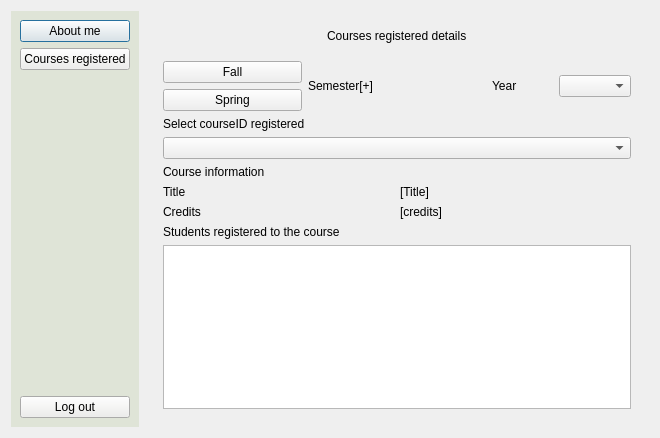
<?xml version="1.0" encoding="UTF-8"?>
<ui version="4.0">
 <class>Student</class>
 <widget class="QDialog" name="Student">
  <property name="geometry">
   <rect>
    <x>0</x>
    <y>0</y>
    <width>660</width>
    <height>438</height>
   </rect>
  </property>
  <property name="windowTitle">
   <string>Student - Login System</string>
  </property>
  <layout class="QGridLayout" name="gridLayout_2">
   <item row="0" column="0">
    <layout class="QHBoxLayout" name="horizontalLayout_6">
     <item>
      <widget class="QFrame" name="frame">
       <property name="styleSheet">
        <string notr="true">background-color: rgb(223, 228, 215);</string>
       </property>
       <layout class="QVBoxLayout" name="tab">
        <item>
         <widget class="QPushButton" name="aboutMeButton">
          <property name="styleSheet">
           <string notr="true">background-color: rgb(238, 238, 236);</string>
          </property>
          <property name="text">
           <string>About me</string>
          </property>
         </widget>
        </item>
        <item>
         <widget class="QPushButton" name="coursesButton">
          <property name="styleSheet">
           <string notr="true">background-color: rgb(238, 238, 236);</string>
          </property>
          <property name="text">
           <string>Courses registered</string>
          </property>
         </widget>
        </item>
        <item>
         <spacer name="verticalSpacer">
          <property name="orientation">
           <enum>Qt::Vertical</enum>
          </property>
          <property name="sizeHint" stdset="0">
           <size>
            <width>20</width>
            <height>40</height>
           </size>
          </property>
         </spacer>
        </item>
        <item>
         <widget class="QPushButton" name="logOutButton">
          <property name="styleSheet">
           <string notr="true">background-color: rgb(238, 238, 236);</string>
          </property>
          <property name="text">
           <string>Log out</string>
          </property>
         </widget>
        </item>
       </layout>
      </widget>
     </item>
     <item>
      <widget class="QStackedWidget" name="stackedWidget">
       <property name="styleSheet">
        <string notr="true"/>
       </property>
       <property name="currentIndex">
        <number>1</number>
       </property>
       <widget class="QWidget" name="aboutMePage">
        <layout class="QGridLayout" name="gridLayout">
         <item row="0" column="0">
          <layout class="QVBoxLayout" name="addCourseWindow">
           <item>
            <layout class="QVBoxLayout" name="verticalLayout_4">
             <item>
              <layout class="QVBoxLayout" name="verticalLayout_3">
               <item alignment="Qt::AlignHCenter">
                <widget class="QLabel" name="label_5">
                 <property name="styleSheet">
                  <string notr="true">font: 16pt &quot;Ubuntu Condensed&quot;;</string>
                 </property>
                 <property name="text">
                  <string>My information</string>
                 </property>
                </widget>
               </item>
               <item>
                <layout class="QVBoxLayout" name="verticalLayout_2">
                 <item>
                  <layout class="QHBoxLayout" name="horizontalLayout">
                   <item>
                    <widget class="QLabel" name="label">
                     <property name="text">
                      <string>ID</string>
                     </property>
                    </widget>
                   </item>
                   <item>
                    <widget class="QLabel" name="id_label">
                     <property name="text">
                      <string>[ID]</string>
                     </property>
                    </widget>
                   </item>
                  </layout>
                 </item>
                 <item>
                  <layout class="QHBoxLayout" name="horizontalLayout_2">
                   <item>
                    <widget class="QLabel" name="label_2">
                     <property name="text">
                      <string>Name</string>
                     </property>
                    </widget>
                   </item>
                   <item>
                    <widget class="QLabel" name="name_label">
                     <property name="text">
                      <string>[Name]</string>
                     </property>
                    </widget>
                   </item>
                  </layout>
                 </item>
                 <item>
                  <layout class="QHBoxLayout" name="horizontalLayout_3">
                   <item>
                    <widget class="QLabel" name="label_3">
                     <property name="text">
                      <string>Department</string>
                     </property>
                    </widget>
                   </item>
                   <item>
                    <widget class="QLabel" name="dept_label">
                     <property name="text">
                      <string>[Department]</string>
                     </property>
                    </widget>
                   </item>
                  </layout>
                 </item>
                 <item>
                  <layout class="QHBoxLayout" name="horizontalLayout_4">
                   <item>
                    <widget class="QLabel" name="label_4">
                     <property name="text">
                      <string>Total credits</string>
                     </property>
                    </widget>
                   </item>
                   <item>
                    <widget class="QLabel" name="credits_label">
                     <property name="text">
                      <string>[TotalCredits]</string>
                     </property>
                    </widget>
                   </item>
                  </layout>
                 </item>
                 <item>
                  <layout class="QHBoxLayout" name="horizontalLayout_42">
                   <item>
                    <widget class="QLabel" name="label_53">
                     <property name="text">
                      <string>CGPA</string>
                     </property>
                    </widget>
                   </item>
                   <item>
                    <widget class="QLabel" name="cgpa_label">
                     <property name="text">
                      <string>[CGPA]</string>
                     </property>
                    </widget>
                   </item>
                  </layout>
                 </item>
                </layout>
               </item>
              </layout>
             </item>
            </layout>
           </item>
           <item>
            <layout class="QVBoxLayout" name="verticalLayout_7">
             <item>
              <widget class="QWidget" name="widget_2" native="true">
               <layout class="QGridLayout" name="gridLayout_3">
                <item row="0" column="0">
                 <layout class="QVBoxLayout" name="verticalLayout_6">
                  <item alignment="Qt::AlignHCenter">
                   <widget class="QLabel" name="label_7">
                    <property name="styleSheet">
                     <string notr="true">font: 16pt &quot;Ubuntu Condensed&quot;;</string>
                    </property>
                    <property name="text">
                     <string>Update my info</string>
                    </property>
                   </widget>
                  </item>
                  <item>
                   <layout class="QVBoxLayout" name="verticalLayout_5">
                    <item>
                     <layout class="QHBoxLayout" name="horizontalLayout_5">
                      <item>
                       <widget class="QLabel" name="label_6">
                        <property name="text">
                         <string>Name</string>
                        </property>
                       </widget>
                      </item>
                      <item>
                       <widget class="QLineEdit" name="updateNameLineEdit"/>
                      </item>
                     </layout>
                    </item>
                    <item>
                     <layout class="QHBoxLayout" name="horizontalLayout_39">
                      <item>
                       <widget class="QLabel" name="label_8">
                        <property name="text">
                         <string>New password</string>
                        </property>
                       </widget>
                      </item>
                      <item>
                       <widget class="QLineEdit" name="updatePwdLineEdit"/>
                      </item>
                     </layout>
                    </item>
                   </layout>
                  </item>
                 </layout>
                </item>
                <item row="1" column="0">
                 <widget class="QPushButton" name="updateButton">
                  <property name="text">
                   <string>Update</string>
                  </property>
                 </widget>
                </item>
               </layout>
              </widget>
             </item>
            </layout>
           </item>
          </layout>
         </item>
        </layout>
       </widget>
       <widget class="QWidget" name="coursesRegisterdPage">
        <layout class="QGridLayout" name="gridLayout_4">
         <item row="0" column="1">
          <widget class="QWidget" name="widget_3" native="true">
           <layout class="QGridLayout" name="gridLayout_10">
            <item row="0" column="0">
             <layout class="QVBoxLayout" name="verticalLayout_8">
              <item alignment="Qt::AlignHCenter">
               <widget class="QLabel" name="label_11">
                <property name="styleSheet">
                 <string notr="true">font: 16pt &quot;Ubuntu Condensed&quot;;</string>
                </property>
                <property name="text">
                 <string>Courses registered details</string>
                </property>
               </widget>
              </item>
              <item>
               <spacer name="verticalSpacer_2">
                <property name="orientation">
                 <enum>Qt::Vertical</enum>
                </property>
                <property name="sizeHint" stdset="0">
                 <size>
                  <width>20</width>
                  <height>40</height>
                 </size>
                </property>
               </spacer>
              </item>
              <item>
               <layout class="QHBoxLayout" name="horizontalLayout_7">
                <item>
                 <layout class="QVBoxLayout" name="verticalLayout_12">
                  <item>
                   <widget class="QPushButton" name="fallButton">
                    <property name="text">
                     <string>Fall</string>
                    </property>
                   </widget>
                  </item>
                  <item>
                   <widget class="QPushButton" name="springButton">
                    <property name="text">
                     <string>Spring</string>
                    </property>
                   </widget>
                  </item>
                 </layout>
                </item>
                <item>
                 <widget class="QLabel" name="semesterLabel">
                  <property name="text">
                   <string>Semester[+]</string>
                  </property>
                 </widget>
                </item>
                <item>
                 <spacer name="horizontalSpacer">
                  <property name="orientation">
                   <enum>Qt::Horizontal</enum>
                  </property>
                  <property name="sizeType">
                   <enum>QSizePolicy::Preferred</enum>
                  </property>
                  <property name="sizeHint" stdset="0">
                   <size>
                    <width>40</width>
                    <height>20</height>
                   </size>
                  </property>
                 </spacer>
                </item>
                <item>
                 <layout class="QHBoxLayout" name="horizontalLayout_9">
                  <item>
                   <widget class="QLabel" name="label_10">
                    <property name="text">
                     <string>Year</string>
                    </property>
                   </widget>
                  </item>
                  <item>
                   <widget class="QComboBox" name="yearComboBox"/>
                  </item>
                 </layout>
                </item>
               </layout>
              </item>
              <item>
               <layout class="QVBoxLayout" name="verticalLayout">
                <item>
                 <layout class="QVBoxLayout" name="verticalLayout_9">
                  <item>
                   <widget class="QLabel" name="label_12">
                    <property name="text">
                     <string>Select courseID registered</string>
                    </property>
                   </widget>
                  </item>
                  <item>
                   <widget class="QComboBox" name="courseIdComboBox"/>
                  </item>
                  <item>
                   <widget class="QLabel" name="label_13">
                    <property name="text">
                     <string>Course information</string>
                    </property>
                   </widget>
                  </item>
                  <item>
                   <layout class="QVBoxLayout" name="verticalLayout_10">
                    <item>
                     <layout class="QHBoxLayout" name="horizontalLayout_10">
                      <item>
                       <widget class="QLabel" name="label_16">
                        <property name="text">
                         <string>Title</string>
                        </property>
                       </widget>
                      </item>
                      <item>
                       <widget class="QLabel" name="title_label">
                        <property name="text">
                         <string>[Title]</string>
                        </property>
                       </widget>
                      </item>
                     </layout>
                    </item>
                    <item>
                     <layout class="QHBoxLayout" name="horizontalLayout_43">
                      <item>
                       <widget class="QLabel" name="label_18">
                        <property name="text">
                         <string>Credits</string>
                        </property>
                       </widget>
                      </item>
                      <item>
                       <widget class="QLabel" name="courseCredit_label">
                        <property name="text">
                         <string>[credits]</string>
                        </property>
                       </widget>
                      </item>
                     </layout>
                    </item>
                   </layout>
                  </item>
                  <item>
                   <layout class="QVBoxLayout" name="verticalLayout_11">
                    <item>
                     <widget class="QLabel" name="label_56">
                      <property name="text">
                       <string>Students registered to the course</string>
                      </property>
                     </widget>
                    </item>
                    <item>
                     <widget class="QTableView" name="listOfStudents"/>
                    </item>
                   </layout>
                  </item>
                 </layout>
                </item>
               </layout>
              </item>
             </layout>
            </item>
           </layout>
          </widget>
         </item>
        </layout>
       </widget>
      </widget>
     </item>
    </layout>
   </item>
  </layout>
 </widget>
 <resources/>
 <connections/>
</ui>
